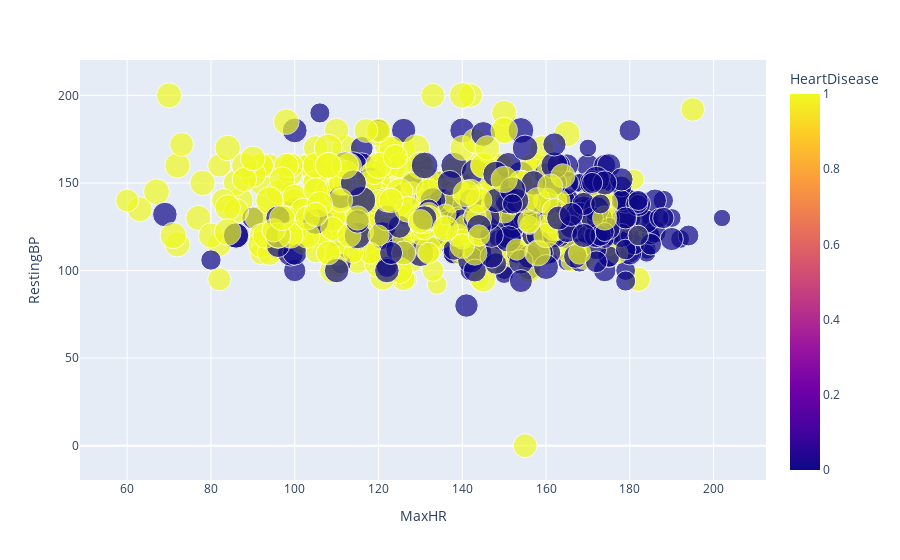

This figure's notebook cell:
### Code cell
import plotly.express as px

fig = px.scatter(df, x='MaxHR', y='RestingBP', color='HeartDisease', size='Age', hover_data=['ChestPainType'])
fig.show()

### Figure 1 — Plotly figure (JSON) as saved in the notebook; plotly's stock layout.template omitted (floating-point values rounded to 4 significant figures; data arrays with more than 128 entries replaced by an {"elided": "..."} marker saying what was removed)
{"data": [{"customdata": {"elided": "918x1 str values"}, "hovertemplate": "MaxHR=%{x}<br>RestingBP=%{y}<br>Age=%{marker.size}<br>ChestPainType=%{customdata[0]}<br>HeartDisease=%{marker.color}<extra></extra>", "legendgroup": "", "marker": {"color": {"elided": "918 int values"}, "coloraxis": "coloraxis", "size": {"elided": "918 int values"}, "sizemode": "area", "sizeref": 0.1925, "symbol": "circle"}, "mode": "markers", "name": "", "orientation": "v", "showlegend": false, "type": "scatter", "x": {"elided": "918 int values"}, "xaxis": "x", "y": {"elided": "918 int values"}, "yaxis": "y"}], "layout": {"coloraxis": {"colorbar": {"title": {"text": "HeartDisease"}}, "colorscale": [[0, "#0d0887"], [0.1111, "#46039f"], [0.2222, "#7201a8"], [0.3333, "#9c179e"], [0.4444, "#bd3786"], [0.5556, "#d8576b"], [0.6667, "#ed7953"], [0.7778, "#fb9f3a"], [0.8889, "#fdca26"], [1, "#f0f921"]]}, "legend": {"itemsizing": "constant", "tracegroupgap": 0}, "margin": {"t": 60}, "xaxis": {"anchor": "y", "domain": [0, 1], "title": {"text": "MaxHR"}}, "yaxis": {"anchor": "x", "domain": [0, 1], "title": {"text": "RestingBP"}}}}
